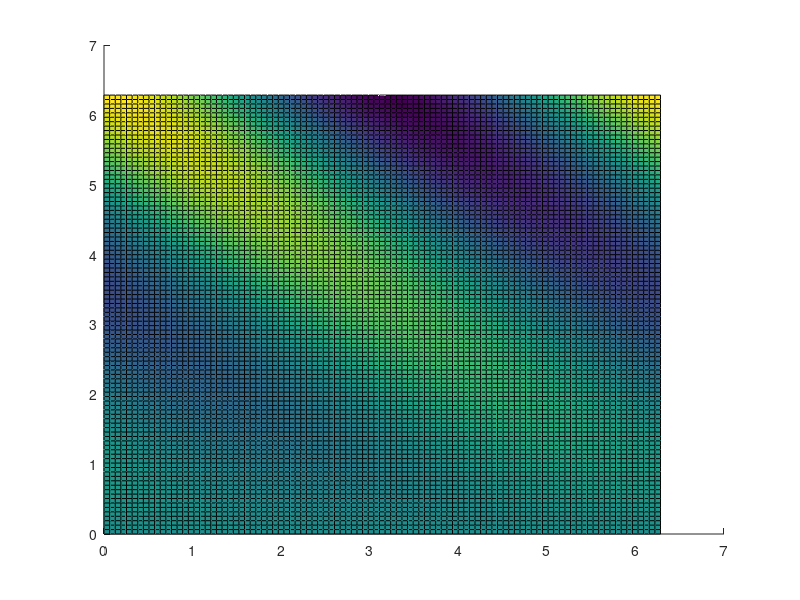

The MATLAB source for this figure: (Note: this script raises an error after producing the figure.)
% motivatingexp2.m
%%
close all

x = linspace(0,2*pi,100);
y = linspace(0,2*pi,100);
[X,Y] = meshgrid(x,y);
Z = Y.*cos(X+Y)+2*pi;

x_intersect = [2,2];
y_intersect = [0,2*pi];
[X_intersect,Y_intersect] = meshgrid(x_intersect,y_intersect);
Z_intersect = [0,4*pi;0,4*pi];

xb = 2*ones(size(x));
yb = y;
zb = yb.*cos(xb+yb)+2*pi;

figure
hold on
s = surf(X,Y,Z);
s.EdgeColor = 'none';
s.FaceColor = [0,0,0.8];
s.FaceAlpha = 0.2;
s_intersect = surf(X_intersect,Y_intersect,Z_intersect);
s_intersect.EdgeColor = 'none';
s_intersect.FaceColor = [0.8,0,0];
s_intersect.FaceAlpha = 0.2;
plot3(xb,yb,zb,'r-','linewidth',2)
plot3([2,2,2,2],[0,0,2*pi,2*pi],[0*cos(2+0)+2*pi,0,0,2*pi*cos(2+2*pi)+2*pi],'r-','linewidth',2)
grid on
xlabel('$x$', 'interpreter', 'latex')
ylabel('$y$', 'interpreter', 'latex')
zlabel('$z$', 'interpreter', 'latex')

figure
hold on
s = surf(X,Y,Z);
s.EdgeColor = 'none';
s.FaceColor = [0,0,0.8];
s.FaceAlpha = 0.2;

x_cube = linspace(0,2*pi,20);
y_cube = linspace(0,2*pi,20);
for iter_x = 1:length(x_cube)-1
    for iter_y = 1:length(y_cube)-1
        x_cube_single = [x_cube(iter_x),x_cube(iter_x+1)];
        y_cube_single = [y_cube(iter_y),y_cube(iter_y+1)];
        [X_cube_single,Y_cube_single] = meshgrid(x_cube_single,y_cube_single);
        x_cube_central = mean(x_cube_single);
        y_cube_central = mean(y_cube_single);
        cube_height = y_cube_central*cos(x_cube_central+y_cube_central)+2*pi;
        Z_cube_single = cube_height*ones(2,2);
        s_cube0 = surf(X_cube_single,Y_cube_single,Z_cube_single);
        s_cube0.FaceColor = [0.8,0.2,0.2];
        s_cube0.FaceAlpha = 0.5;
        
        x_cube_single = [x_cube(iter_x),x_cube(iter_x)];
        y_cube_single = [y_cube(iter_y),y_cube(iter_y+1)];
        [X_cube_single,Y_cube_single] = meshgrid(x_cube_single,y_cube_single);
        Z_cube_single = [cube_height,0;cube_height,0];
        s_cube1 = surf(X_cube_single,Y_cube_single,Z_cube_single);
        s_cube1.FaceColor = [0.8,0.2,0.2];
        s_cube1.FaceAlpha = 0.5;
        
        x_cube_single = [x_cube(iter_x),x_cube(iter_x+1)];
        y_cube_single = [y_cube(iter_y),y_cube(iter_y)];
        [X_cube_single,Y_cube_single] = meshgrid(x_cube_single,y_cube_single);
        Z_cube_single = [cube_height,cube_height;0,0];
        s_cube2 = surf(X_cube_single,Y_cube_single,Z_cube_single);
        s_cube2.FaceColor = [0.8,0.2,0.2];
        s_cube2.FaceAlpha = 0.5;
    end
end



grid on
xlabel('$x$', 'interpreter', 'latex')
ylabel('$y$', 'interpreter', 'latex')
zlabel('$z$', 'interpreter', 'latex')



